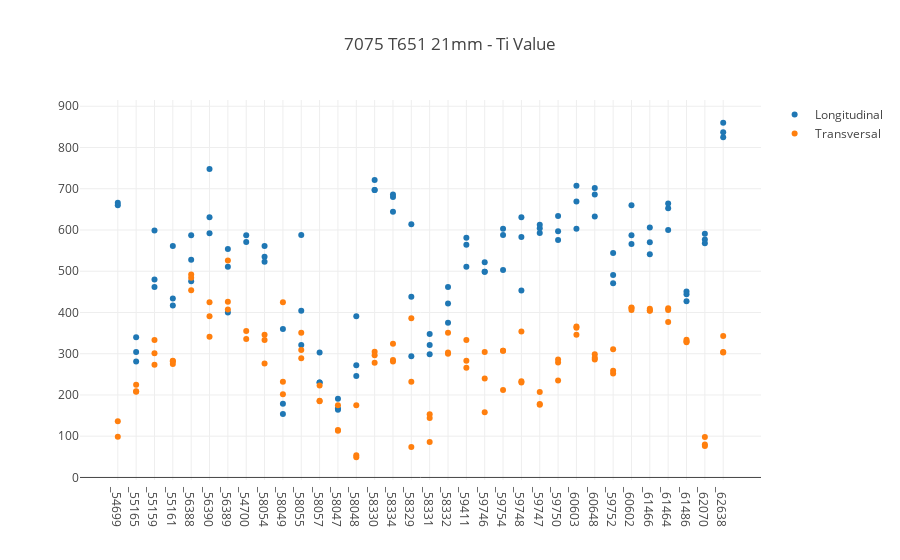

The code cell stored with this chart in its notebook:
### Code cell
# plot til_val and tit_val vs casting number (excluding highest and lowest values of til_val and tit_val for each cast)

# .. make copies of our source DF
tempRawRapstabTilDf = rawRapstabDf[['Lot', 'til_val']].copy()
tempRawRapstabTitDf = rawRapstabDf[['Lot', 'tit_val']].copy()

# .. extract the letter code, cast number and tole number
tempRawRapstabTilDf['year_code'] = tempRawRapstabTilDf['Lot'].str.slice(start=0, stop=1).astype(str)
tempRawRapstabTilDf['casting_number'] = tempRawRapstabTilDf['Lot'].str.slice(start=1, stop=6)
tempRawRapstabTilDf['plate_subnumber'] = tempRawRapstabTilDf['Lot'].str.slice(start=6)
tempRawRapstabTitDf['year_code'] = tempRawRapstabTitDf['Lot'].str.slice(start=0, stop=1).astype(str)
tempRawRapstabTitDf['casting_number'] = tempRawRapstabTitDf['Lot'].str.slice(start=1, stop=6)
tempRawRapstabTitDf['plate_subnumber'] = tempRawRapstabTitDf['Lot'].str.slice(start=6)

# .. prepare temp Df with higest and lowest tix_val removed for each casting number
tempRawRapstabTilSelectDf = pd.DataFrame()
for castNumber in tempRawRapstabTilDf.casting_number.unique():
    # ... get all measurements from a given cast number
    tempCastnumberRapstabTilDf = tempRawRapstabTilDf[tempRawRapstabTilDf['casting_number'] == castNumber]
    # ... remove the higest and lowest one
    tempCastnumberRapstabTilDf = tempCastnumberRapstabTilDf.drop(tempCastnumberRapstabTilDf['til_val'].idxmax(), axis=0)
    tempCastnumberRapstabTilDf = tempCastnumberRapstabTilDf.drop(tempCastnumberRapstabTilDf['til_val'].idxmin(), axis=0)
    # .. re-insert them into a Df for plotting
    tempRawRapstabTilSelectDf = tempRawRapstabTilSelectDf.append(tempCastnumberRapstabTilDf)
tempRawRapstabTitSelectDf = pd.DataFrame()
for castNumber in tempRawRapstabTitDf.casting_number.unique():
    # ... get all measurements from a given cast number
    tempCastnumberRapstabTitDf = tempRawRapstabTitDf[tempRawRapstabTitDf['casting_number'] == castNumber]
    # ... remove the higest and lowest one
    tempCastnumberRapstabTitDf = tempCastnumberRapstabTitDf.drop(tempCastnumberRapstabTitDf['tit_val'].idxmax(), axis=0)
    tempCastnumberRapstabTitDf = tempCastnumberRapstabTitDf.drop(tempCastnumberRapstabTitDf['tit_val'].idxmin(), axis=0)
    # .. re-insert them into a Df for plotting
    tempRawRapstabTitSelectDf = tempRawRapstabTitSelectDf.append(tempCastnumberRapstabTitDf)

# .. prepare traces
trace_til_val = ply.graph_objs.Scatter(
    x='_' + tempRawRapstabTilSelectDf['casting_number'],
    y=tempRawRapstabTilSelectDf['til_val'],
    mode='markers',
    name='Longitudinal',
)

trace_tit_val = ply.graph_objs.Scatter(
    x='_' + tempRawRapstabTitSelectDf['casting_number'].astype(str),
    y=tempRawRapstabTitSelectDf['tit_val'],
    mode='markers',
    name='Transversal',
)

# .. set layout
mylayout = ply.graph_objs.Layout(
    title='7075 T651 21mm - Ti Value',
)

# .. set data to plot
traces = [trace_til_val, trace_tit_val]

# .. plot
graphFilename = outputDir + mylayout.title.text + ' - Scatter vs Casting number - removing highest and lowest ti_val.html'
fig = ply.graph_objs.Figure(data=traces, layout=mylayout)
if (notebookGraphingOutputs == GraphOutputOption('inline')) or (notebookGraphingOutputs == GraphOutputOption('both')):
    ply.offline.iplot(fig)
if (notebookGraphingOutputs == GraphOutputOption('htmlFile')) or (notebookGraphingOutputs == GraphOutputOption('both')):
    ply.offline.plot(fig, filename=graphFilename, auto_open=GraphAutoOpenHTML)

### Figure 1 — Plotly figure (JSON) as saved in the notebook; plotly's stock layout.template omitted (floating-point values rounded to 4 significant figures)
{"data": [{"mode": "markers", "name": "Longitudinal", "type": "scatter", "uid": "79fe511e-d9b5-486f-a3af-58ada6126753", "x": ["_54699", "_54699", "_55165", "_55165", "_55165", "_55159", "_55159", "_55159", "_55161", "_55161", "_55161", "_56388", "_56388", "_56388", "_56390", "_56390", "_56390", "_56389", "_56389", "_56389", "_54700", "_54700", "_58054", "_58054", "_58054", "_58049", "_58049", "_58049", "_58055", "_58055", "_58055", "_58057", "_58057", "_58057", "_58047", "_58047", "_58047", "_58048", "_58048", "_58048", "_58330", "_58330", "_58330", "_58334", "_58334", "_58334", "_58329", "_58329", "_58329", "_58331", "_58331", "_58331", "_58332", "_58332", "_58332", "_59411", "_59411", "_59411", "_59746", "_59746", "_59746", "_59754", "_59754", "_59754", "_59748", "_59748", "_59748", "_59747", "_59747", "_59747", "_59750", "_59750", "_59750", "_60603", "_60603", "_60603", "_60648", "_60648", "_60648", "_59752", "_59752", "_59752", "_60602", "_60602", "_60602", "_61466", "_61466", "_61466", "_61464", "_61464", "_61464", "_61486", "_61486", "_61486", "_62070", "_62070", "_62070", "_62638", "_62638", "_62638"], "y": [666, 660, 281, 304, 340, 462, 480, 599, 434, 561, 417, 476, 528, 587, 631, 748, 592, 554, 511, 400, 587, 571, 535, 561, 523, 179, 154, 360, 588, 404, 321, 303, 230, 230, 191, 167, 164, 391, 272, 246, 721, 697, 697, 680, 644, 686, 614, 294, 438, 348, 321, 299, 462, 422, 375, 511, 564, 581, 499, 499, 522, 588, 603, 503, 631, 583, 453, 593, 604, 613, 634, 576, 597, 707, 669, 603, 702, 686, 633, 544, 471, 491, 660, 587, 566, 541, 570, 606, 600, 653, 664, 444, 451, 427, 591, 577, 568, 825, 860, 837]}, {"mode": "markers", "name": "Transversal", "type": "scatter", "uid": "2f488b84-3db5-48f4-9706-c23754a7f9fc", "x": ["_54699", "_54699", "_55165", "_55165", "_55165", "_55159", "_55159", "_55159", "_55161", "_55161", "_55161", "_56388", "_56388", "_56388", "_56390", "_56390", "_56390", "_56389", "_56389", "_56389", "_54700", "_54700", "_58054", "_58054", "_58054", "_58049", "_58049", "_58049", "_58055", "_58055", "_58055", "_58057", "_58057", "_58057", "_58047", "_58047", "_58047", "_58048", "_58048", "_58048", "_58330", "_58330", "_58330", "_58334", "_58334", "_58334", "_58329", "_58329", "_58329", "_58331", "_58331", "_58331", "_58332", "_58332", "_58332", "_59411", "_59411", "_59411", "_59746", "_59746", "_59746", "_59754", "_59754", "_59754", "_59748", "_59748", "_59748", "_59747", "_59747", "_59747", "_59750", "_59750", "_59750", "_60603", "_60603", "_60603", "_60648", "_60648", "_60648", "_59752", "_59752", "_59752", "_60602", "_60602", "_60602", "_61466", "_61466", "_61466", "_61464", "_61464", "_61464", "_61486", "_61486", "_61486", "_62070", "_62070", "_62070", "_62638", "_62638", "_62638"], "y": [136, 99, 208, 225, 209, 301, 273, 333, 282, 275, 283, 492, 484, 454, 391, 425, 341, 526, 426, 407, 336, 355, 346, 276, 333, 202, 425, 232, 351, 309, 289, 185, 186, 223, 175, 115, 113, 175, 49, 54, 305, 278, 296, 324, 281, 285, 386, 74, 232, 153, 86, 144, 300, 351, 303, 333, 283, 266, 158, 304, 240, 212, 307, 307, 230, 233, 354, 178, 207, 176, 235, 279, 286, 346, 363, 366, 299, 286, 290, 252, 259, 311, 412, 411, 406, 409, 405, 404, 377, 410, 406, 328, 334, 330, 76, 80, 98, 343, 303, 304]}], "layout": {"autosize": true, "title": {"text": "7075 T651 21mm - Ti Value"}, "xaxis": {"autorange": true, "range": [-1.995, 35.0], "type": "category"}, "yaxis": {"autorange": true, "range": [-10.4, 919.4], "type": "linear"}}}
